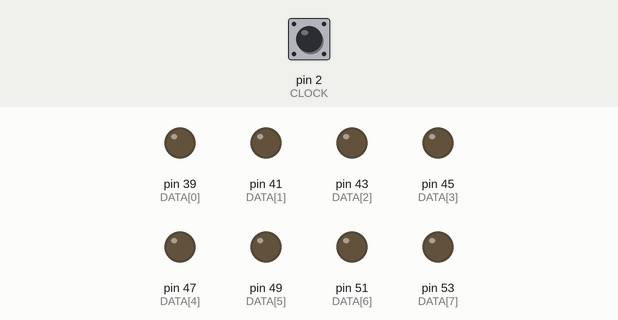
This sketch was run on a simulated Arduino Mega 2560, built with avr-gcc and run on an emulated ATmega2560. Parts: output pins drawn as LEDs (lit = HIGH). Inputs (shaded band) come from the test bench; at power-on: pin 2 (CLOCK) LOW.

Above: at 1.2 s.
1.3 s: pin 2 (CLOCK) driven HIGH
At 2.1 s:
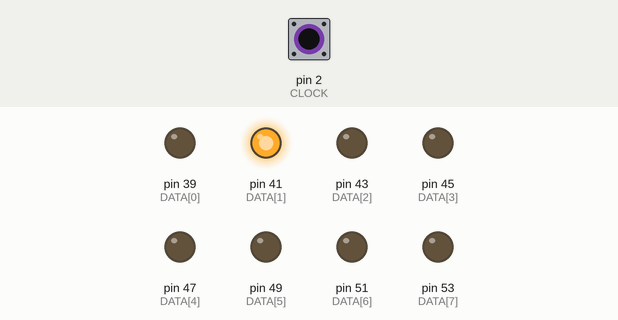
2.8 s: pin 2 (CLOCK) pulsed LOW 5 times (0.12 s each, 0.3 s apart)
At 5.0 s:
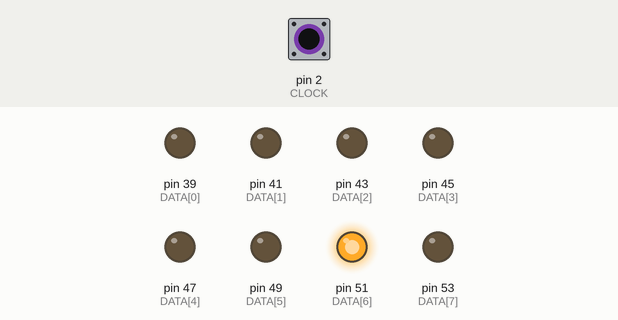
5.8 s: pin 2 (CLOCK) pulsed LOW 2 times (0.12 s each, 0.3 s apart)
At 6.6 s:
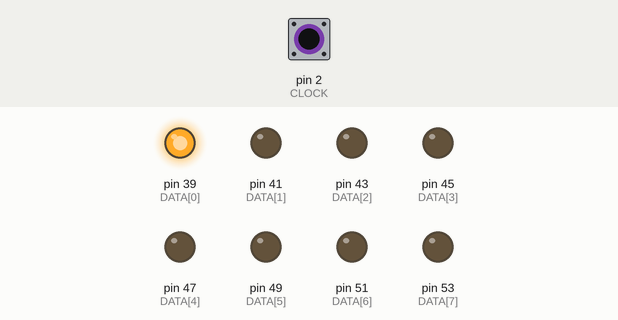
Timing chart, 0 to 8.8 s (numbered marks = the images above; inputs shaded):
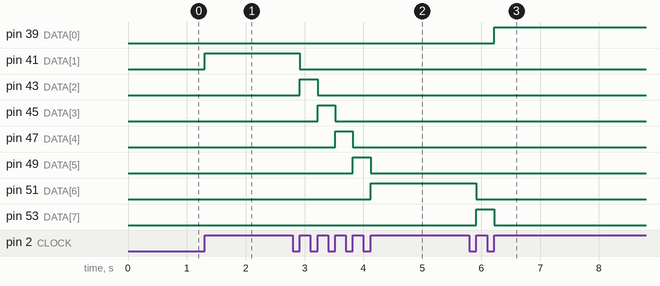

The sketch:

8-bit-data_running-light.ino
```cpp
const char DATA[] = {39, 41, 43, 45, 47, 49, 51, 53};
#define CLOCK 2

unsigned int index = 0;

void setup() {
  for (int n = 0; n < 8; n += 1) {
    pinMode(DATA[n], OUTPUT);
  }

  pinMode(CLOCK, INPUT);

  attachInterrupt(digitalPinToInterrupt(CLOCK), onClock, RISING);

  Serial.begin(57600);
}

void loop() {
  // put your main code here, to run repeatedly:

}

void onClock() {
  digitalWrite(DATA[index], LOW);

  index += 1;
  if (index == 8) {
    index = 0;
  }

  digitalWrite(DATA[index], HIGH);
}
```

Measured:
- after the input at 1.3 s, pin 41 (DATA[1]): LOW → HIGH at once
- after the input at 2.8 s, pin 41 (DATA[1]): HIGH → LOW after 0.12 s; pin 43 (DATA[2]): LOW → HIGH after 0.12 s, → LOW 0.30 s later; pin 45 (DATA[3]): LOW → HIGH after 0.42 s, → LOW 0.30 s later; pin 47 (DATA[4]): LOW → HIGH after 0.72 s, → LOW 0.30 s later; pin 49 (DATA[5]): LOW → HIGH after 1.0 s, → LOW 0.30 s later
- after the input at 5.8 s, pin 39 (DATA[0]): LOW → HIGH after 0.42 s; pin 51 (DATA[6]): HIGH → LOW after 0.12 s; pin 53 (DATA[7]): LOW → HIGH after 0.12 s, → LOW 0.30 s later
